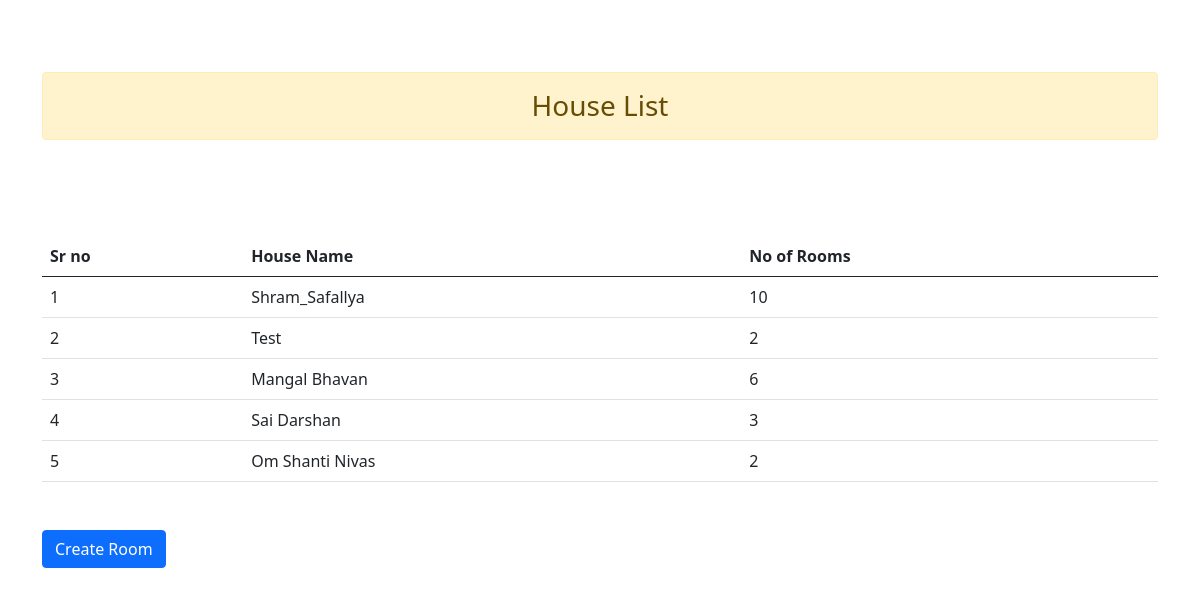
/house_list/ (signed in), run on an earlier commit of the app's database.
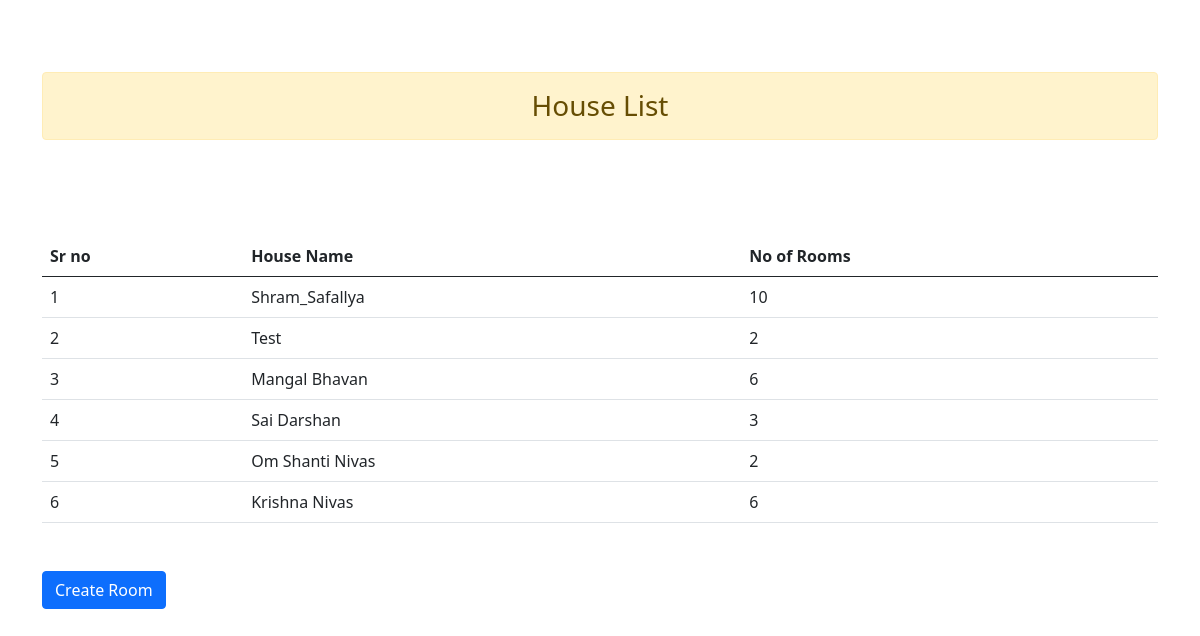
And on a later commit of the database.
### app1/models.py (models this page shows, shortened)
class House(models.Model):
    name = models.CharField(max_length=100)
    num_rooms = models.IntegerField()
    user = models.ForeignKey(User, on_delete=models.CASCADE)

### app1/views.py (the view)
# urls.py: path('house_list/',views.house_list,name='house_list'),
def house_list(request):
    data_list = House.objects.filter(user=request.user)
    return render(request, 'house_list.html', {'data_list': data_list})

### templates/house_list.html (shortened to what this page needs)
<!doctype html>
<html lang="en">
  <head>
    <link href="https://cdn.jsdelivr.net/npm/bootstrap@5.0.2/dist/css/bootstrap.min.css" rel="stylesheet">
  </head>
<body>
    <div class="container">
        <br><br><br>
        <h3 class="alert alert-warning text-center">House List</h3>
    <table class="table my-5">
        <table class="table my-5">
          <thead class="thead-dark">
          <tr>
              <th scope="col">Sr no</th>
              <th scope="col">House Name</th>
              <th scope="col">No of Rooms</th>
            </tr>
        </thead>
        <tbody>
    {% for i in data_list %}
    <tr>
        <td>{{ forloop.counter }}</td>
        <td>{{ i.name }}</td>
        <td>{{ i.num_rooms }}</td>
        </tr>
        {% endfor %}
        </tbody>
    </table>
    <form action="{% url 'room'  %}" method="GET">
      <button type="submit" class="btn btn-primary">Create Room</button>
  </form>
  </body>
</html>

What changed in the data, as far as the page shows it:
added House: name "Krishna Nivas", num_rooms "6"
